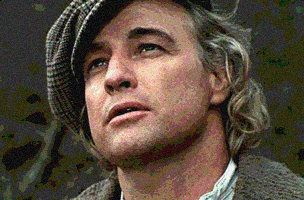
#> input picture results/4_recon.png, 304 x 200 px
$ python auto_detect.py --fig_path=results/4_recon.png
#> lines starting #> are read from the running program, lines starting #| are printed output that depends on the picture; after the words box and inside, x2 and y2 are one past the last pixel; in counts of white or black regions, pixels touching at a corner belong together
#! /usr/bin/env python
# -*- coding: utf-8 -*-

"""
    This file is for automatic discoloration detection. fig_path: str, path of target image;
        save_flag: bool, whether to save the image and mask or not;
        mask_expand_flag: bool, whether to perform expansion on initial mask or not;
        fig_out_path: str, output path for masked images;
        mask_out_path: str, Output path for masks

    Usage:
        python auto_detect.py --fig_path="results/4_recon.png"
"""

import numpy as np
from PIL import Image
import matplotlib.pyplot as plt
import copy
import os
import argparse

# num_detect_01, num_detect_02 and num_detect_12 define the number of bins that we assume caused by errors in the
# histogram. Change these three values can affect performance on different images. The larger the value is, the more
# pixels will be masked.
# block_offset and pre_thres is to expand the mask after initial computation to cover other potential defects
# The following setting works well for 4_recon.png
num_detect_01 = 15
num_detect_02 = 15
num_detect_12 = 15
block_offset = 5
per_thres = 0.6


def hist_detect(a, b, num_detect):
    diff = a - b
    n1, inter1, _ = plt.hist(diff.flatten(), bins=30)
    inter_bound = np.zeros((num_detect, 2))
    o1 = np.argsort(n1)
    for i in range(num_detect):
        inter_bound[i, 0] = inter1[o1[i]]
        inter_bound[i, 1] = inter1[o1[i] + 1]
    row_idx = []
    col_idx = []
    for i in range(num_detect):
        tmp = np.where((diff >= inter_bound[i, 0]) & (diff < inter_bound[i, 1]))
        row_idx += list(tmp[0])
        col_idx += list(tmp[1])
    return row_idx, col_idx


def err_pos_combine_naive(r1, r2, r3, c1, c2, c3):
    # naive combination of erroneous pixel positions
    return r1 + r2 + r3, c1 + c2 + c3


def err_pos_combine_majorvote(r1, r2, r3, c1, c2, c3):
    # combination of erroneous pixel positions using majority vote strategy
    r_g = set([(i, j) for i, j in zip(r1, c1)])
    r_b = set([(i, j) for i, j in zip(r2, c2)])
    g_b = set([(i, j) for i, j in zip(r3, c3)])
    # r_err = (r_g.intersection(r_b)).difference(g_b)
    # g_err = (r_g.intersection(g_b)).difference(r_b)
    # b_err = (r_b.intersection(g_b)).difference(r_g)
    r_err = r_g.intersection(r_b)
    g_err = r_g.intersection(g_b)
    b_err = r_b.intersection(g_b)
    err_set = r_err.union(g_err, b_err)
    r = []
    c = []
    for err_pos in err_set:
        r.append(err_pos[0])
        c.append(err_pos[1])
    return r, c


if __name__ == "__main__":
    parser = argparse.ArgumentParser(description="Automatic discoloration detection")
    parser.add_argument("--fig_path", type=str, default="results/4_recon.png", help="Path of target image")
    parser.add_argument("--save_flag", type=bool, default=True, help="Save the results or not")
    parser.add_argument("--mask_expand_flag", type=bool, default=True, help="Perform expansion on initial mask or not")
    parser.add_argument("--fig_out_path", type=str, default="masked_images/", help="Output path for masked images")
    parser.add_argument("--mask_out_path", type=str, default="masks/", help="Output path for masks")
    args = parser.parse_args()
    # Load the image
    img_raw = np.array(Image.open(args.fig_path))
#> img_raw is the input picture: shape (200, 304, 3); mean R, G, B 88.7, 74.6, 60.8

    # [10 lines of commented-out code are left out]

    img = img_raw
    # Find pixel positions with lowest value frequencies
    r1, c1 = hist_detect(img[:, :, 0], img[:, :, 1], num_detect_01)
#> in hist_detect, `diff = a - b`:
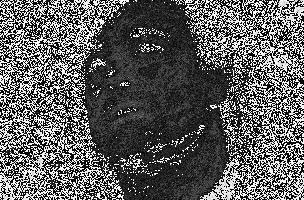
#> diff: shape (200, 304); min 0, max 255, mean 94.6
#> in hist_detect, `n1, inter1, _ = plt.hist(diff.flatten(), bins=30)`: n1 = 30 values, max 9563 at index 0, min 0 at index 15, mean 2026.7; inter1 = 31 values from 0 to 255
#> in hist_detect, `o1 = np.argsort(n1)`: o1 = 30 values, max 29 at index 28, min 0 at index 29, mean 14.5
#> after the loop in hist_detect, `for i in range(num_detect):`: inter_bound = 15 rows, first 8: [178.5, 187], [170, 178.5], [161.5, 170], [153, 161.5], [144.5, 153], [136, 144.5], [127.5, 136], [119, 127.5]
#> the loop in hist_detect, `for i in range(num_detect):` made 15 passes
#> tmp on passes 1, 2, 3, 4, 5, 6, 7, 10, 11, 12, 13, 14: (empty array, empty array), (empty array, empty array), (empty array, empty array), (empty array, empty array), (empty array, empty array), (empty array, empty array), (empty array, empty array), 11 positions, rows 4 to 199, columns 7 to 298, 16 positions, rows 58 to 123, columns 99 to 142, 28 positions, rows 42 to 195, columns 94 to 219, 107 positions, rows 1 to 197, columns 3 to 303, 221 positions, rows 0 to 199, columns 1 to 303
#> (row_idx, col_idx) on pass 8: ([77, 104, 116], [128, 133, 141])
#> after the loop in hist_detect, `for i in range(num_detect):`: col_idx = 700 values, max 303 at index 73, min 1 at index 321, mean 185.8; row_idx = 700 values, max 199 at index 22, min 0 at index 174, mean 114.3
#> r1 has the same summary as row_idx in hist_detect; c1 has the same summary as col_idx in hist_detect
    r2, c2 = hist_detect(img[:, :, 0], img[:, :, 2], num_detect_02)
#> call 2 of hist_detect, with num_detect = 15
#> in hist_detect (call 2), `diff = a - b`:
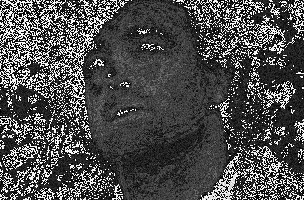
#> diff: shape (200, 304); min 0, max 255, mean 77
#> in hist_detect (call 2), `n1, inter1, _ = plt.hist(diff.flatten(), bins=30)`: n1 = 30 values, max 6526 at index 0, min 0 at index 15, mean 2026.7
#> in hist_detect (call 2), `o1 = np.argsort(n1)`: o1 = 30 values, max 29 at index 25, min 0 at index 29, mean 14.5
#> after the loop in hist_detect (call 2), `for i in range(num_detect):`: inter_bound = 15 rows, first 8: [178.5, 187], [170, 178.5], [161.5, 170], [153, 161.5], [144.5, 153], [136, 144.5], [127.5, 136], [187, 195.5]
#> the loop in hist_detect (call 2), `for i in range(num_detect):` made 15 passes
#> tmp on passes 1, 2, 3, 4, 5, 6, 7, 9, 10, 11, 12, 13: (empty array, empty array), (empty array, empty array), (empty array, empty array), (empty array, empty array), (empty array, empty array), (empty array, empty array), (empty array, empty array), 23 positions, rows 4 to 199, columns 87 to 299, 37 positions, rows 0 to 198, columns 63 to 297, 42 positions, rows 53 to 195, columns 94 to 221, 44 positions, rows 1 to 199, columns 70 to 272, 122 positions, rows 23 to 197, columns 91 to 215
#> (row_idx, col_idx) on pass 8: ([188, 195], [230, 225])
#> after the loop in hist_detect (call 2), `for i in range(num_detect):`: col_idx = 774 values, max 299 at index 3, min 63 at index 27, mean 153.8; row_idx = 774 values, max 199 at index 24, min 0 at index 25, mean 107.3
#> r2 has the same summary as row_idx in hist_detect; c2 has the same summary as col_idx in hist_detect
    r3, c3 = hist_detect(img[:, :, 1], img[:, :, 2], num_detect_12)
#> call 3 of hist_detect, with num_detect = 15
#> in hist_detect (call 3), `diff = a - b`:
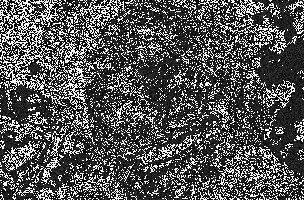
#> diff: shape (200, 304); min 0, max 255, mean 84.5
#> in hist_detect (call 3), `n1, inter1, _ = plt.hist(diff.flatten(), bins=30)`: n1 = 30 values, max 9411 at index 0, min 0 at index 8, mean 2026.7
#> in hist_detect (call 3), `o1 = np.argsort(n1)`: o1 = 30 values, max 29 at index 28, min 0 at index 29, mean 14.5
#> after the loop in hist_detect (call 3), `for i in range(num_detect):`: inter_bound = 15 rows, first 8: [119, 127.5], [187, 195.5], [178.5, 187], [170, 178.5], [161.5, 170], [153, 161.5], [144.5, 153], [136, 144.5]
#> the loop in hist_detect (call 3), `for i in range(num_detect):` made 15 passes
#> (row_idx, col_idx) on pass 15: ([63], [168])
#> r3 = [63]; c3 = [168]
    # Use either naive or majorvote strategy
    r, c = err_pos_combine_naive(r1, r2, r3, c1, c2, c3)
#> r = 1475 values, max 199 at index 22, min 0 at index 174, mean 110.6; c = 1475 values, max 303 at index 73, min 1 at index 321, mean 169
    # r, c = err_pos_combine_majorvote(r1, r2, r3, c1, c2, c3)

    # Initialize the mask
    mask = np.zeros((img.shape[0], img.shape[1]))
    img_copy = copy.copy(img_raw)
    for i in range(len(r)):
        mask[r[i], c[i]] = 1
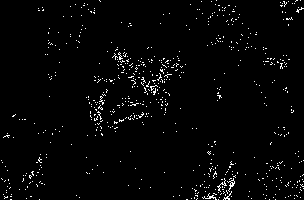
#> mask: shape (200, 304) float64; values 0 (black) and 1 (white), 2.3% white in thin lines or dots

    mask_new = copy.copy(mask)
    if args.mask_expand_flag:
        for i in range(0, img.shape[0], block_offset):
            for j in range(0, img.shape[1], block_offset):
                if np.sum(mask[i:min(img.shape[0], i+block_offset),
                               j:min(img.shape[1], j+block_offset)]) >= (block_offset**2 * per_thres):
                    mask_new[max(0, round(i-block_offset/2)): min(img.shape[0], round(i+block_offset)),
                             max(0, round(j-block_offset/2)):min(img.shape[1], round(j+block_offset))] = 1

    for i in range(img.shape[0]):
        for j in range(img.shape[1]):
            if mask_new[i, j] == 1:
                img_copy[i, j, :] = 255
                mask_new[i, j] = 255
            elif mask_new[i, j] != 0:
                print('Value error')
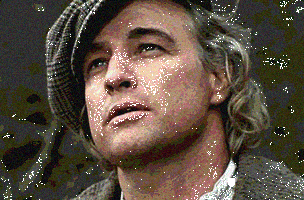
#> img_copy: shape (200, 304, 3); 2.32% of pixels changed, all inside (x1, y1, x2, y2) = (1, 0, 304, 200)
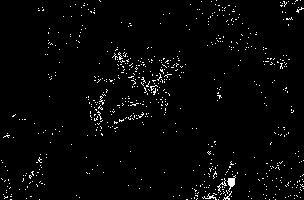
#> mask_new: shape (200, 304) float64; 2.3% white in thin lines or dots

    # [6 lines of commented-out code are left out]

    if args.save_flag:
        fig_name = args.fig_path.split('/')[-1]
        if not os.path.exists(args.fig_out_path):
            # If the output folder does not exist, create the folder
            os.makedirs(args.fig_out_path)
        if not os.path.exists(args.mask_out_path):
            # If the output folder does not exist, create the folder
            os.makedirs(args.mask_out_path)
        # Save masked image
        o1 = Image.fromarray(img_copy.astype(np.uint8))
        o1.save(args.fig_out_path + 'masked_' + fig_name)
        # Save mask
        o2 = Image.fromarray(mask_new.astype(np.uint8), 'L')
#> o2: PIL image 304x200 L; 2.3% white in thin lines or dots
        o2.save(args.mask_out_path + 'mask_' + fig_name)
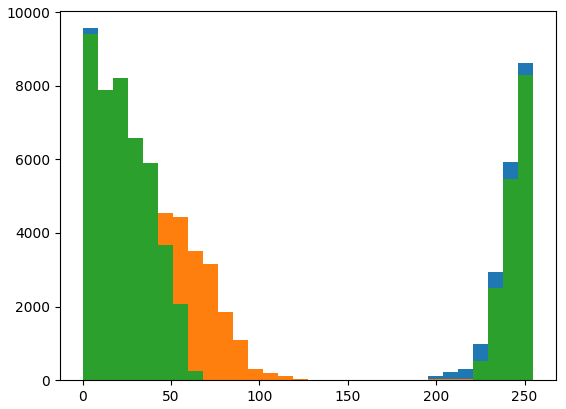
#> figure drawn by matplotlib, 1 panel; tallest bar 9563 high, from x = 0 to 8.5; tallest bar 6526 high, from x = 0 to 8.5; tallest bar 9411 high, from x = 0 to 8.5

$ run again, with results/0_recon.png copied over results/4_recon.png
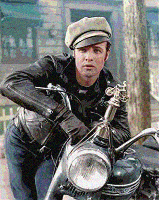
#> input picture results/0_recon.png, 159 x 200 px
#> img_raw is the input picture: shape (200, 159, 3); mean R, G, B 110.6, 111.9, 110.4
#> n1 = 30 values, max 5798 at index 0, min 0 at index 12, mean 1060; inter1 = 31 values from 0 to 255
#> o1 = 30 values, max 29 at index 28, min 0 at index 29, mean 14.5
#> after the loop in hist_detect, `for i in range(num_detect):`: inter_bound = 15 rows, first 8: [119, 127.5], [153, 161.5], [144.5, 153], [136, 144.5], [127.5, 136], [102, 110.5], [110.5, 119], [93.5, 102]
#> the loop in hist_detect, `for i in range(num_detect):` made 15 passes
#> tmp on passes 1, 2, 3, 4, 5, 6, 7, 9: (empty array, empty array), (empty array, empty array), (empty array, empty array), (empty array, empty array), (empty array, empty array), (empty array, empty array), (empty array, empty array), 15 positions, rows 45 to 81, columns 77 to 105
#> after the loop in hist_detect, `for i in range(num_detect):`: col_idx = 329 values, max 158 at index 57, min 0 at index 328, mean 72.13; row_idx = 329 values, max 195 at index 328, min 2 at index 117, mean 48.34
#> r1 has the same summary as row_idx in hist_detect; c1 has the same summary as col_idx in hist_detect
#> after the loop in hist_detect (call 2), `for i in range(num_detect):`: inter_bound = 15 rows, first 8: [119, 127.5], [144.5, 153], [136, 144.5], [127.5, 136], [153, 161.5], [110.5, 119], [93.5, 102], [102, 110.5]
#> the loop in hist_detect (call 2), `for i in range(num_detect):` made 15 passes
#> tmp on passes 1, 2, 3, 4, 9, 10, 11, 12: (empty array, empty array), (empty array, empty array), (empty array, empty array), (empty array, empty array), 33 positions, rows 1 to 179, columns 0 to 156, 45 positions, rows 46 to 140, columns 77 to 148, 85 positions, rows 43 to 143, columns 75 to 148, 99 positions, rows 0 to 178, columns 1 to 158
#> r2 = 790 values, max 199 at index 411, min 0 at index 177, mean 57.45; c2 = 790 values, max 158 at index 271, min 0 at index 26, mean 85.33
#> after the loop in hist_detect (call 3), `for i in range(num_detect):`: inter_bound = 15 rows, first 8: [119, 127.5], [178.5, 187], [170, 178.5], [161.5, 170], [153, 161.5], [144.5, 153], [136, 144.5], [127.5, 136]
#> r3 = [4, 9, 17, 18, 19, 134, 138, 143, 155, 157, 160, 164, 170, 172, 175, 177, 178]; c3 = [98, 40, 153, 76, 120, 17, 19, 12, 151, 9, 49, 146, 51, 40, 41, 19, 12]
#> r = 1136 values, max 199 at index 740, min 0 at index 506, mean 55.71; c = 1136 values, max 158 at index 57, min 0 at index 328, mean 81.15
#> after the loop `for i in range(len(r)):`:
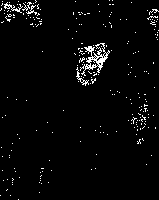
#> mask: shape (200, 159) float64; values 0 (black) and 1 (white), 2.9% white in thin lines or dots
#> o2: PIL image 159x200 L; 3.5% white; 228 white regions (223 under 20 px), largest, box (x1, y1, x2, y2) and area: (79, 42, 110, 76) 503, (4, 2, 23, 13) 62, (76, 67, 89, 86) 52, (26, 5, 37, 15) 33, (22, 2, 32, 11) 29
#> `o2.save(args.mask_out_path + 'mask_' + fig_name)`:
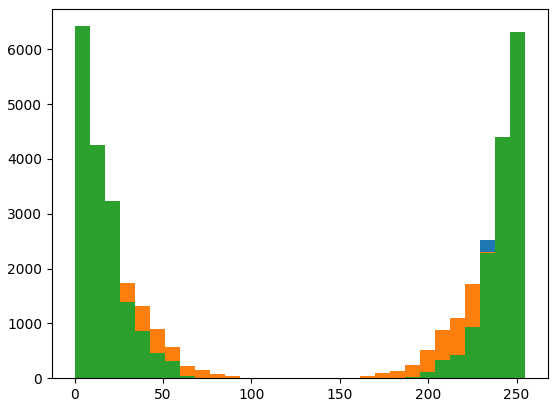
#> figure drawn by matplotlib, 1 panel; tallest bar 5798 high, from x = 0 to 8.5; tallest bar 4968 high, from x = 0 to 8.5; tallest bar 6420 high, from x = 0 to 8.5

$ run again, with results/2_recon.png copied over results/4_recon.png
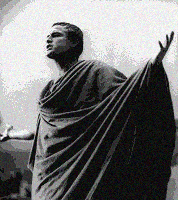
#> input picture results/2_recon.png, 178 x 200 px
#> img_raw is the input picture: shape (200, 178, 3); mean R, G, B 116.8, 116.8, 116.9
#> n1 = 30 values, max 8669 at index 0, min 0 at index 4, mean 1186.7; inter1 = 31 values from 0 to 255
#> o1 = 30 values, max 29 at index 28, min 0 at index 29, mean 14.5
#> after the loop in hist_detect, `for i in range(num_detect):`: inter_bound = 15 rows, first 8: [119, 127.5], [212.5, 221], [204, 212.5], [195.5, 204], [187, 195.5], [178.5, 187], [170, 178.5], [161.5, 170]
#> after the loop in hist_detect, `for i in range(num_detect):`: col_idx = []
#> o2: PIL image 178x200 L; every value is 0
#> `o2.save(args.mask_out_path + 'mask_' + fig_name)`:
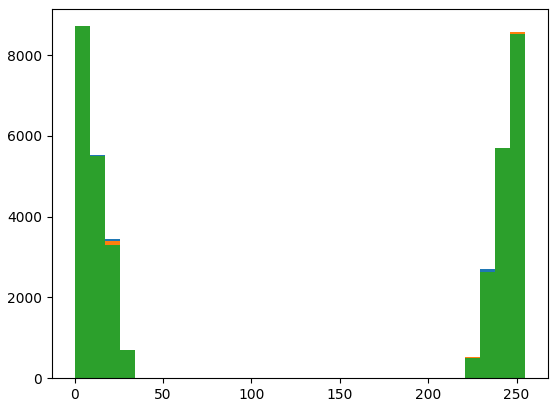
#> figure drawn by matplotlib, 1 panel; tallest bar 8669 high, from x = 0 to 8.5; tallest bar 8711 high, from x = 0 to 8.5; tallest bar 8720 high, from x = 0 to 8.5
